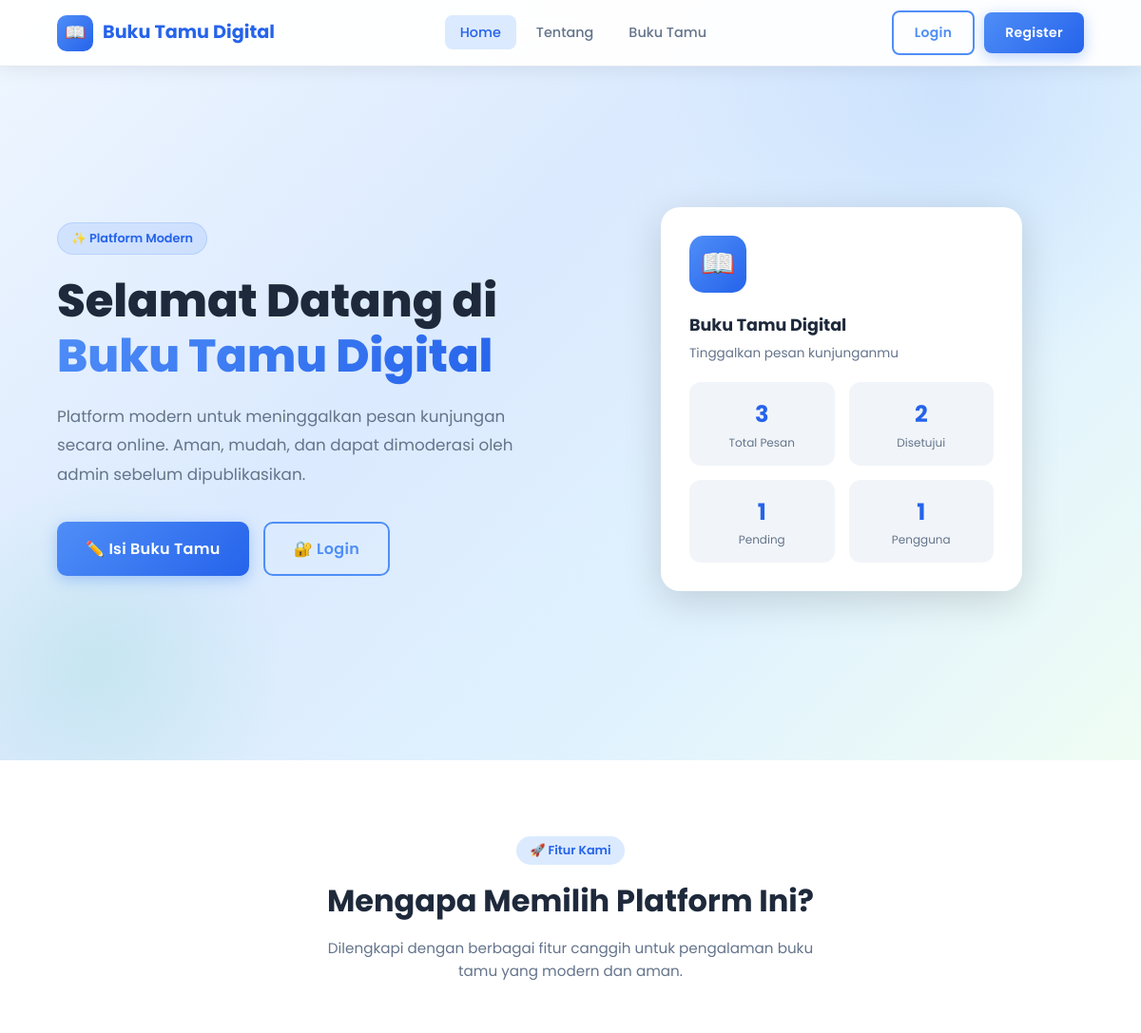
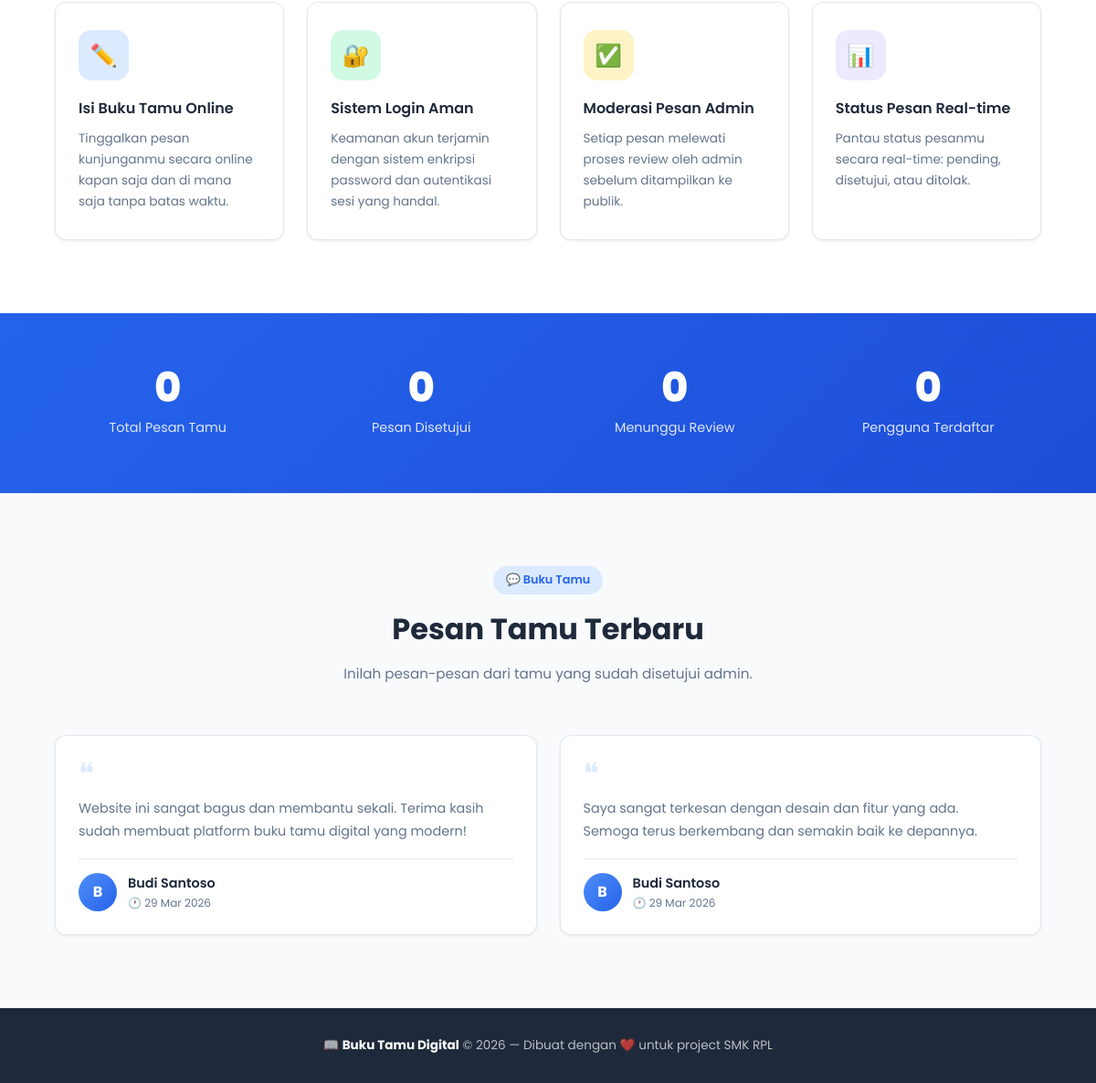
The page / on the database its author committed (2 pictures, top to bottom).
### tables this page shows
CREATE TABLE IF NOT EXISTS buku_tamu (
    id INT AUTO_INCREMENT PRIMARY KEY,
    user_id INT NOT NULL,
    nama VARCHAR(100) NOT NULL,
    email VARCHAR(150) NOT NULL,
    pesan TEXT NOT NULL,
    status ENUM('pending', 'approved', 'rejected') DEFAULT 'pending',
    tanggal TIMESTAMP DEFAULT CURRENT_TIMESTAMP,
    FOREIGN KEY (user_id) REFERENCES users(id) ON DELETE CASCADE
);

### index.php (the view, shortened to what this page needs)
<?php
require_once 'config/koneksi.php';
$total_pesan    = $koneksi->query("SELECT COUNT(*) as total FROM buku_tamu")->fetch_assoc()['total'] ?? 0;
$approved_pesan = $koneksi->query("SELECT COUNT(*) as total FROM buku_tamu WHERE status = 'approved'")->fetch_assoc()['total'] ?? 0;
$pending_pesan  = $koneksi->query("SELECT COUNT(*) as total FROM buku_tamu WHERE status = 'pending'")->fetch_assoc()['total'] ?? 0;
$total_user     = $koneksi->query("SELECT COUNT(*) as total FROM users WHERE role = 'user'")->fetch_assoc()['total'] ?? 0;
$pesan_terbaru = $koneksi->query("
    SELECT bt.*, u.nama as nama_user
    FROM buku_tamu bt
    JOIN users u ON bt.user_id = u.id
    WHERE bt.status = 'approved'
    ORDER BY bt.tanggal DESC
    LIMIT 6
");
?>
<!DOCTYPE html>
<html lang="id">
<head>
    <link rel="stylesheet" href="assets/css/style.css">
</head>
<body>
<nav class="navbar">
    <a href="index.php" class="navbar-brand">
        <div class="brand-icon">📖</div>
        <span>Buku Tamu Digital</span>
    </a>
    <ul class="navbar-menu">
        <li><a href="#home" class="active">Home</a></li>
        <li><a href="#tentang">Tentang</a></li>
        <li><a href="#buku-tamu">Buku Tamu</a></li>
    </ul>
    <div class="navbar-actions">
        <?php if (isset($_SESSION['user_id'])): ?>
            <?php if ($_SESSION['role'] === 'admin'): ?>
                <a href="admin/dashboard.php" class="btn btn-primary">🏠 Dashboard</a>
            <?php else: ?>
                <a href="user/dashboard.php" class="btn btn-primary">🏠 Dashboard</a>
            <?php endif; ?>
        <?php else: ?>
            <a href="auth/login.php" class="btn btn-outline">Login</a>
            <a href="auth/register.php" class="btn btn-primary">Register</a>
        <?php endif; ?>
    </div>
</nav>
<section class="hero" id="home">
    <div class="hero-content">
        <div class="hero-text">
            <div class="hero-badge">
                ✨ Platform Modern
            </div>
            <h1 class="hero-title">
                Selamat Datang di<br>
                <span>Buku Tamu Digital</span>
            </h1>
            <p class="hero-desc">
                Platform modern untuk meninggalkan pesan kunjungan secara online.
                Aman, mudah, dan dapat dimoderasi oleh admin sebelum dipublikasikan.
            </p>
            <div class="hero-cta">
                <?php if (isset($_SESSION['user_id'])): ?>
                    <a href="<?= $_SESSION['role'] === 'admin' ? 'admin/dashboard.php' : 'user/tambah_pesan.php' ?>" class="btn btn-primary btn-lg">
                        ✏️ Isi Buku Tamu
                    </a>
                    <a href="<?= $_SESSION['role'] === 'admin' ? 'admin/dashboard.php' : 'user/dashboard.php' ?>" class="btn btn-outline btn-lg">
                        🏠 Dashboard
                    </a>
                <?php else: ?>
                    <a href="auth/register.php" class="btn btn-primary btn-lg">
                        ✏️ Isi Buku Tamu
                    </a>
                    <a href="auth/login.php" class="btn btn-outline btn-lg">
                        🔐 Login
                    </a>
                <?php endif; ?>
            </div>
        </div>
        <div class="hero-visual">
            <div class="hero-card-float">
                <div class="card-icon">📖</div>
                <h3 style="font-weight:700;margin-bottom:5px;">Buku Tamu Digital</h3>
                <p style="color:var(--gray);font-size:0.85rem;margin-bottom:15px;">Tinggalkan pesan kunjunganmu</p>
                <div class="hero-stats-mini">
                    <div class="stat-mini">
                        <div class="num"><?= $total_pesan ?></div>
                        <div class="label">Total Pesan</div>
                    </div>
                    <div class="stat-mini">
                        <div class="num"><?= $approved_pesan ?></div>
                        <div class="label">Disetujui</div>
                    </div>
                    <div class="stat-mini">
                        <div class="num"><?= $pending_pesan ?></div>
                        <div class="label">Pending</div>
                    </div>
                    <div class="stat-mini">
                        <div class="num"><?= $total_user ?></div>
                        <div class="label">Pengguna</div>
                    </div>
                </div>
            </div>
        </div>
    </div>
</section>
<section class="section section-alt" id="tentang">
    <div class="container">
        <div class="section-header">
            <div class="section-tag">🚀 Fitur Kami</div>
            <h2 class="section-title">Mengapa Memilih Platform Ini?</h2>
            <p class="section-desc">Dilengkapi dengan berbagai fitur canggih untuk pengalaman buku tamu yang modern dan aman.</p>
        </div>
        <div class="features-grid">
            <div class="feature-card">
                <div class="feature-icon blue">✏️</div>
                <h3>Isi Buku Tamu Online</h3>
                <p>Tinggalkan pesan kunjunganmu secara online kapan saja dan di mana saja tanpa batas waktu.</p>
            </div>
            <div class="feature-card">
                <div class="feature-icon green">🔐</div>
                <h3>Sistem Login Aman</h3>
                <p>Keamanan akun terjamin dengan sistem enkripsi password dan autentikasi sesi yang handal.</p>
            </div>
            <div class="feature-card">
                <div class="feature-icon yellow">✅</div>
                <h3>Moderasi Pesan Admin</h3>
                <p>Setiap pesan melewati proses review oleh admin sebelum ditampilkan ke publik.</p>
            </div>
            <div class="feature-card">
                <div class="feature-icon purple">📊</div>
                <h3>Status Pesan Real-time</h3>
                <p>Pantau status pesanmu secara real-time: pending, disetujui, atau ditolak.</p>
            </div>
        </div>
    </div>
</section>
<div class="stats-section">
    <div class="stats-grid">
        <div class="stat-item">
            <span class="num" data-target="<?= $total_pesan ?>">0</span>
            <span class="label">Total Pesan Tamu</span>
        </div>
        <div class="stat-item">
            <span class="num" data-target="<?= $approved_pesan ?>">0</span>
            <span class="label">Pesan Disetujui</span>
        </div>
        <div class="stat-item">
            <span class="num" data-target="<?= $pending_pesan ?>">0</span>
            <span class="label">Menunggu Review</span>
        </div>
        <div class="stat-item">
            <span class="num" data-target="<?= $total_user ?>">0</span>
            <span class="label">Pengguna Terdaftar</span>
        </div>
    </div>
</div>
<section class="section" id="buku-tamu">
    <div class="container">
        <div class="section-header">
            <div class="section-tag">💬 Buku Tamu</div>
            <h2 class="section-title">Pesan Tamu Terbaru</h2>
            <p class="section-desc">Inilah pesan-pesan dari tamu yang sudah disetujui admin.</p>
        </div>
        <?php if ($pesan_terbaru && $pesan_terbaru->num_rows > 0): ?>
            <div class="messages-grid">
                <?php while ($pesan = $pesan_terbaru->fetch_assoc()): ?>
                    <div class="message-card">
                        <span class="quote-icon">❝</span>
                        <p class="pesan-text"><?= htmlspecialchars($pesan['pesan']) ?></p>
                        <div class="user-info">
                            <div class="avatar"><?= strtoupper(substr($pesan['nama'], 0, 1)) ?></div>
                            <div>
                                <div class="user-name"><?= htmlspecialchars($pesan['nama']) ?></div>
                                <div class="user-date">🕐 <?= date('d M Y', strtotime($pesan['tanggal'])) ?></div>
                            </div>
                        </div>
                    </div>
                <?php endwhile; ?>
            </div>
        <?php endif; ?>
    </div>
</section>
<footer class="footer">
    <p>
        📖 <strong style="color:white;">Buku Tamu Digital</strong> &copy; <?= date('Y') ?> —
        Dibuat dengan ❤️ untuk project SMK RPL
    </p>
</footer>
</body>
</html>

### rows shown on the page
buku_tamu: pesan "Website ini sangat bagus dan membantu sekali. Terima kasih sudah membuat platform buku tamu digital yang modern!", nama "B", nama "Budi Santoso", tanggal "29 Mar 2026"
buku_tamu: pesan "Saya sangat terkesan dengan desain dan fitur yang ada. Semoga terus berkembang dan semakin baik ke depannya.", nama "B", nama "Budi Santoso", tanggal "29 Mar 2026"

### other values the page prints
$total_pesan "3"
$approved_pesan "2"
$pending_pesan "1"
$total_user "1"
